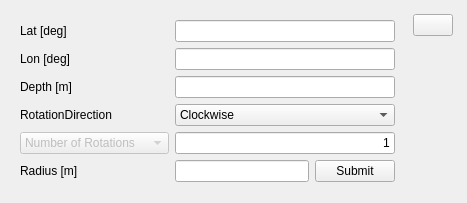
<?xml version="1.0" encoding="UTF-8"?>
<ui version="4.0">
 <class>WaypointsWidget</class>
 <widget class="QWidget" name="WaypointsWidget">
  <property name="geometry">
   <rect>
    <x>0</x>
    <y>0</y>
    <width>467</width>
    <height>203</height>
   </rect>
  </property>
  <property name="windowTitle">
   <string>Form</string>
  </property>
  <layout class="QHBoxLayout" name="horizontalLayout_2">
   <item>
    <widget class="QWidget" name="widget_2" native="true">
     <layout class="QFormLayout" name="formLayout">
      <item row="0" column="0">
       <widget class="QLabel" name="label">
        <property name="text">
         <string>Lat [deg]</string>
        </property>
       </widget>
      </item>
      <item row="1" column="0">
       <widget class="QLabel" name="label_2">
        <property name="text">
         <string>Lon [deg]</string>
        </property>
       </widget>
      </item>
      <item row="2" column="0">
       <widget class="QLabel" name="label_3">
        <property name="text">
         <string>Depth [m]</string>
        </property>
       </widget>
      </item>
      <item row="0" column="1">
       <widget class="QLineEdit" name="editLat"/>
      </item>
      <item row="1" column="1">
       <widget class="QLineEdit" name="editLon"/>
      </item>
      <item row="2" column="1">
       <widget class="QLineEdit" name="editDepth">
        <property name="alignment">
         <set>Qt::AlignRight|Qt::AlignTrailing|Qt::AlignVCenter</set>
        </property>
       </widget>
      </item>
      <item row="5" column="1">
       <widget class="QWidget" name="widget_3" native="true">
        <layout class="QHBoxLayout" name="horizontalLayout">
         <property name="leftMargin">
          <number>0</number>
         </property>
         <property name="topMargin">
          <number>0</number>
         </property>
         <property name="rightMargin">
          <number>0</number>
         </property>
         <property name="bottomMargin">
          <number>0</number>
         </property>
         <item>
          <widget class="QLineEdit" name="editRadius">
           <property name="alignment">
            <set>Qt::AlignRight|Qt::AlignTrailing|Qt::AlignVCenter</set>
           </property>
          </widget>
         </item>
         <item>
          <widget class="QPushButton" name="submitRadiusButton">
           <property name="text">
            <string>Submit</string>
           </property>
          </widget>
         </item>
        </layout>
       </widget>
      </item>
      <item row="5" column="0">
       <widget class="QLabel" name="label_4">
        <property name="text">
         <string>Radius [m]</string>
        </property>
       </widget>
      </item>
      <item row="3" column="1">
       <widget class="QComboBox" name="comboRotationDirection">
        <item>
         <property name="text">
          <string>Clockwise</string>
         </property>
        </item>
        <item>
         <property name="text">
          <string>CounterClockwise</string>
         </property>
        </item>
       </widget>
      </item>
      <item row="3" column="0">
       <widget class="QLabel" name="label_5">
        <property name="text">
         <string>RotationDirection</string>
        </property>
       </widget>
      </item>
      <item row="4" column="0">
       <widget class="QComboBox" name="comboCompMode">
        <property name="enabled">
         <bool>false</bool>
        </property>
        <property name="sizePolicy">
         <sizepolicy hsizetype="Preferred" vsizetype="Preferred">
          <horstretch>0</horstretch>
          <verstretch>0</verstretch>
         </sizepolicy>
        </property>
        <property name="minimumSize">
         <size>
          <width>128</width>
          <height>0</height>
         </size>
        </property>
        <item>
         <property name="text">
          <string>Number of Rotations</string>
         </property>
        </item>
        <item>
         <property name="text">
          <string>DepthPerRotation (m)</string>
         </property>
        </item>
        <item>
         <property name="text">
          <string>Diving angle (deg)</string>
         </property>
        </item>
       </widget>
      </item>
      <item row="4" column="1">
       <widget class="QLineEdit" name="editVariable">
        <property name="enabled">
         <bool>true</bool>
        </property>
        <property name="text">
         <string>1</string>
        </property>
        <property name="alignment">
         <set>Qt::AlignRight|Qt::AlignTrailing|Qt::AlignVCenter</set>
        </property>
       </widget>
      </item>
     </layout>
    </widget>
   </item>
   <item>
    <widget class="QWidget" name="widget" native="true">
     <layout class="QVBoxLayout" name="verticalLayout">
      <property name="spacing">
       <number>3</number>
      </property>
      <property name="leftMargin">
       <number>3</number>
      </property>
      <property name="topMargin">
       <number>3</number>
      </property>
      <property name="rightMargin">
       <number>3</number>
      </property>
      <property name="bottomMargin">
       <number>3</number>
      </property>
      <item>
       <widget class="QPushButton" name="setButton">
        <property name="toolTip">
         <string>Move Point</string>
        </property>
        <property name="text">
         <string/>
        </property>
        <property name="icon">
         <iconset resource="../resources.qrc">
          <normaloff>:/:/plugins/PathPlanner_3/icons/move_blue.png</normaloff>:/:/plugins/PathPlanner_3/icons/move_blue.png</iconset>
        </property>
        <property name="checkable">
         <bool>true</bool>
        </property>
       </widget>
      </item>
      <item>
       <spacer name="verticalSpacer">
        <property name="orientation">
         <enum>Qt::Vertical</enum>
        </property>
        <property name="sizeHint" stdset="0">
         <size>
          <width>20</width>
          <height>40</height>
         </size>
        </property>
       </spacer>
      </item>
     </layout>
    </widget>
   </item>
  </layout>
 </widget>
 <resources>
  <include location="../resources.qrc"/>
 </resources>
 <connections/>
</ui>
